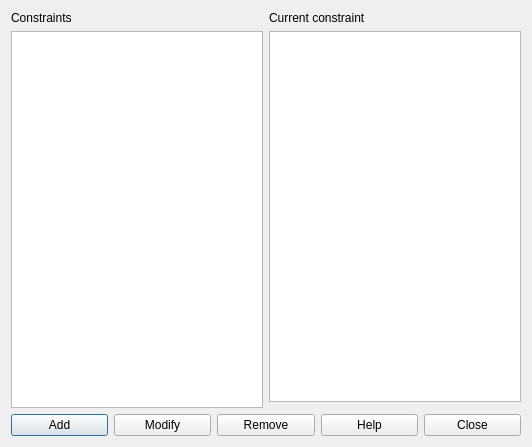
<?xml version="1.0" encoding="UTF-8"?>
<ui version="4.0">
 <class>ConstraintTeachersMaxThreeConsecutiveDaysForm_template</class>
 <widget class="QDialog" name="ConstraintTeachersMaxThreeConsecutiveDaysForm_template">
  <property name="geometry">
   <rect>
    <x>0</x>
    <y>0</y>
    <width>532</width>
    <height>447</height>
   </rect>
  </property>
  <property name="windowTitle">
   <string extracomment="This is the title of the dialog in which you see the list of all constraints of this type">Constraints teachers max three consecutive days</string>
  </property>
  <layout class="QGridLayout" name="gridLayout_2">
   <item row="0" column="0" rowspan="2">
    <layout class="QVBoxLayout" name="verticalLayout">
     <item>
      <widget class="QLabel" name="constraintsTextLabel">
       <property name="frameShape">
        <enum>QFrame::NoFrame</enum>
       </property>
       <property name="frameShadow">
        <enum>QFrame::Plain</enum>
       </property>
       <property name="text">
        <string>Constraints</string>
       </property>
       <property name="wordWrap">
        <bool>false</bool>
       </property>
      </widget>
     </item>
     <item>
      <widget class="QListWidget" name="constraintsListWidget"/>
     </item>
    </layout>
   </item>
   <item row="0" column="1">
    <layout class="QVBoxLayout" name="verticalLayout_2">
     <item>
      <widget class="QLabel" name="currentConstraintTextLabel">
       <property name="text">
        <string>Current constraint</string>
       </property>
       <property name="wordWrap">
        <bool>false</bool>
       </property>
      </widget>
     </item>
     <item>
      <widget class="QPlainTextEdit" name="currentConstraintTextEdit"/>
     </item>
    </layout>
   </item>
   <item row="2" column="0" colspan="2">
    <layout class="QHBoxLayout" name="horizontalLayout">
     <item>
      <widget class="QPushButton" name="addConstraintPushButton">
       <property name="text">
        <string>Add</string>
       </property>
      </widget>
     </item>
     <item>
      <widget class="QPushButton" name="modifyConstraintPushButton">
       <property name="text">
        <string>Modify</string>
       </property>
      </widget>
     </item>
     <item>
      <widget class="QPushButton" name="removeConstraintPushButton">
       <property name="text">
        <string>Remove</string>
       </property>
      </widget>
     </item>
     <item>
      <widget class="QPushButton" name="helpPushButton">
       <property name="text">
        <string>Help</string>
       </property>
      </widget>
     </item>
     <item>
      <widget class="QPushButton" name="closePushButton">
       <property name="text">
        <string>Close</string>
       </property>
      </widget>
     </item>
    </layout>
   </item>
  </layout>
 </widget>
 <layoutdefault spacing="6" margin="11"/>
 <resources/>
 <connections/>
</ui>
